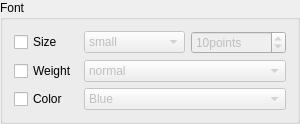
<?xml version="1.0" encoding="UTF-8"?>
<ui version="4.0">
 <class>GroupBox_Font</class>
 <widget class="QGroupBox" name="GroupBox_Font">
  <property name="geometry">
   <rect>
    <x>0</x>
    <y>0</y>
    <width>300</width>
    <height>105</height>
   </rect>
  </property>
  <property name="sizePolicy">
   <sizepolicy hsizetype="Preferred" vsizetype="Fixed">
    <horstretch>0</horstretch>
    <verstretch>0</verstretch>
   </sizepolicy>
  </property>
  <property name="title">
   <string>Font</string>
  </property>
  <property name="checkable">
   <bool>false</bool>
  </property>
  <property name="checked">
   <bool>false</bool>
  </property>
  <layout class="QGridLayout" name="gridLayout">
   <item row="1" column="0">
    <widget class="QCheckBox" name="checkBox_weight">
     <property name="sizePolicy">
      <sizepolicy hsizetype="Fixed" vsizetype="Fixed">
       <horstretch>0</horstretch>
       <verstretch>0</verstretch>
      </sizepolicy>
     </property>
     <property name="text">
      <string>Weight</string>
     </property>
    </widget>
   </item>
   <item row="0" column="0">
    <widget class="QCheckBox" name="checkBox_size">
     <property name="sizePolicy">
      <sizepolicy hsizetype="Fixed" vsizetype="Fixed">
       <horstretch>0</horstretch>
       <verstretch>0</verstretch>
      </sizepolicy>
     </property>
     <property name="text">
      <string>Size</string>
     </property>
    </widget>
   </item>
   <item row="0" column="2">
    <widget class="QSpinBox" name="spinBox_size">
     <property name="enabled">
      <bool>false</bool>
     </property>
     <property name="toolTip">
      <string>&lt;html&gt;&lt;head/&gt;&lt;body&gt;&lt;p&gt;Font size&lt;/p&gt;&lt;/body&gt;&lt;/html&gt;</string>
     </property>
     <property name="suffix">
      <string>points</string>
     </property>
     <property name="minimum">
      <number>4</number>
     </property>
     <property name="value">
      <number>10</number>
     </property>
    </widget>
   </item>
   <item row="2" column="0">
    <widget class="QCheckBox" name="checkBox_color">
     <property name="sizePolicy">
      <sizepolicy hsizetype="Fixed" vsizetype="Fixed">
       <horstretch>0</horstretch>
       <verstretch>0</verstretch>
      </sizepolicy>
     </property>
     <property name="toolTip">
      <string>&lt;html&gt;&lt;head/&gt;&lt;body&gt;&lt;p&gt;Font color&lt;/p&gt;&lt;/body&gt;&lt;/html&gt;</string>
     </property>
     <property name="text">
      <string>Color</string>
     </property>
    </widget>
   </item>
   <item row="0" column="1">
    <widget class="QComboBox" name="comboBox_size">
     <property name="enabled">
      <bool>false</bool>
     </property>
     <property name="currentIndex">
      <number>2</number>
     </property>
     <item>
      <property name="text">
       <string>xx-small</string>
      </property>
     </item>
     <item>
      <property name="text">
       <string>x-small</string>
      </property>
     </item>
     <item>
      <property name="text">
       <string>small</string>
      </property>
     </item>
     <item>
      <property name="text">
       <string>medium</string>
      </property>
     </item>
     <item>
      <property name="text">
       <string>large</string>
      </property>
     </item>
     <item>
      <property name="text">
       <string>x-large</string>
      </property>
     </item>
     <item>
      <property name="text">
       <string>xx-large</string>
      </property>
     </item>
     <item>
      <property name="text">
       <string>size in points</string>
      </property>
     </item>
    </widget>
   </item>
   <item row="2" column="1" colspan="2">
    <widget class="QComboBox" name="comboBox_color">
     <property name="enabled">
      <bool>false</bool>
     </property>
     <property name="toolTip">
      <string>&lt;html&gt;&lt;head/&gt;&lt;body&gt;&lt;p&gt;Font color&lt;/p&gt;&lt;/body&gt;&lt;/html&gt;</string>
     </property>
     <item>
      <property name="text">
       <string>Blue</string>
      </property>
     </item>
     <item>
      <property name="text">
       <string>Green</string>
      </property>
     </item>
     <item>
      <property name="text">
       <string>Red</string>
      </property>
     </item>
     <item>
      <property name="text">
       <string>Cyan</string>
      </property>
     </item>
     <item>
      <property name="text">
       <string>Magenta</string>
      </property>
     </item>
     <item>
      <property name="text">
       <string>Yellow</string>
      </property>
     </item>
     <item>
      <property name="text">
       <string>Black</string>
      </property>
     </item>
     <item>
      <property name="text">
       <string>White</string>
      </property>
     </item>
    </widget>
   </item>
   <item row="1" column="1" colspan="2">
    <widget class="QComboBox" name="comboBox_weight">
     <property name="enabled">
      <bool>false</bool>
     </property>
     <property name="currentIndex">
      <number>1</number>
     </property>
     <item>
      <property name="text">
       <string>light</string>
      </property>
     </item>
     <item>
      <property name="text">
       <string>normal</string>
      </property>
     </item>
     <item>
      <property name="text">
       <string>medium</string>
      </property>
     </item>
     <item>
      <property name="text">
       <string>semibold</string>
      </property>
     </item>
     <item>
      <property name="text">
       <string>bold</string>
      </property>
     </item>
     <item>
      <property name="text">
       <string>heavy</string>
      </property>
     </item>
     <item>
      <property name="text">
       <string>black</string>
      </property>
     </item>
    </widget>
   </item>
  </layout>
 </widget>
 <tabstops>
  <tabstop>checkBox_size</tabstop>
  <tabstop>comboBox_size</tabstop>
  <tabstop>spinBox_size</tabstop>
  <tabstop>checkBox_weight</tabstop>
  <tabstop>comboBox_weight</tabstop>
  <tabstop>checkBox_color</tabstop>
  <tabstop>comboBox_color</tabstop>
 </tabstops>
 <resources/>
 <connections/>
</ui>
